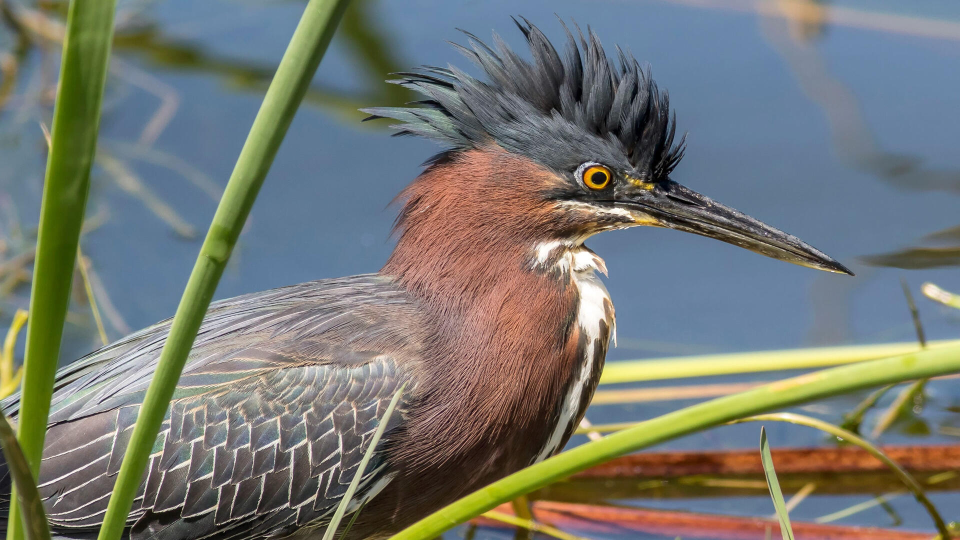
#> input picture Open+CV+Files/CONTENT FILES/bird.jpg, 1920 x 1080 px (shown at 1/2 size)
$ jupyter execute '13 Bilateral Filter.ipynb'
#> lines starting #> are read from the running program, lines starting #| are printed output that depends on the picture
[cell 1]
import cv2

[cell 2]
img = cv2.imread("bird.jpg")
#> img is the input picture: shape (1080, 1920, 3); mean B, G, R 114.6, 120.1, 116.8

[cell 3]
resize = cv2.resize(img , (520,520))
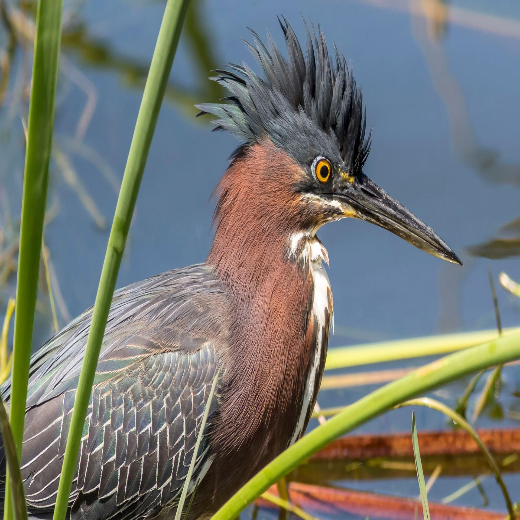
#> resize: shape (520, 520, 3); mean B, G, R 114.5, 120, 116.7

d = 7
sigmacolor = 100
sigmaspace = 100

b = cv2.bilateralFilter (resize , d, sigmacolor , sigmaspace)


$ run again, with Open+CV+Files/CONTENT FILES/highway.jpg copied over Open+CV+Files/CONTENT FILES/bird.jpg
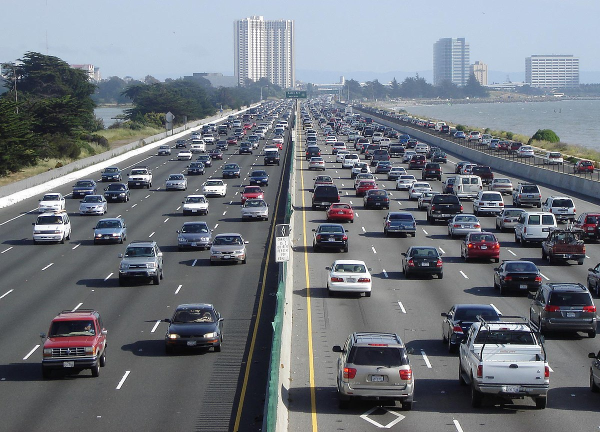
#> input picture Open+CV+Files/CONTENT FILES/highway.jpg, 1200 x 864 px (shown at 1/2 size)
#> img is the input picture: shape (864, 1200, 3); mean B, G, R 126.9, 119.3, 113.9
#> `resize = cv2.resize(img , (520,520))`:
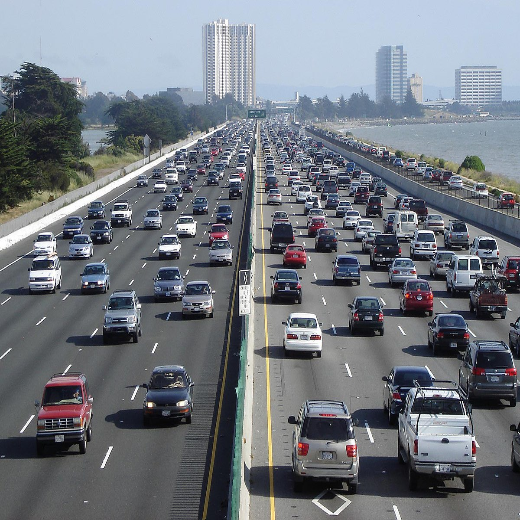
#> resize: shape (520, 520, 3); mean B, G, R 126.8, 119.2, 113.8

$ run again, with Open+CV+Files/CONTENT FILES/people.jpg copied over Open+CV+Files/CONTENT FILES/bird.jpg
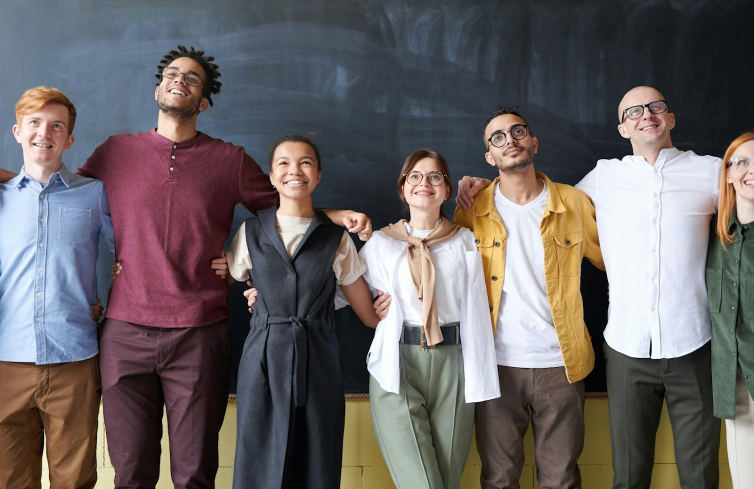
#> input picture Open+CV+Files/CONTENT FILES/people.jpg, 1507 x 977 px (shown at 1/2 size)
#> img is the input picture: shape (977, 1507, 3); mean B, G, R 100, 99.4, 105.6
#> `resize = cv2.resize(img , (520,520))`:
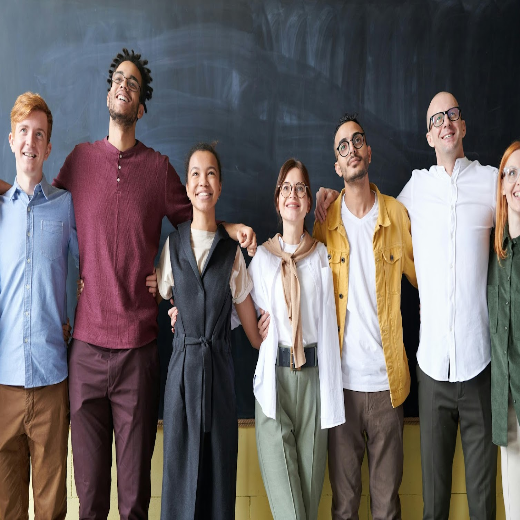
#> resize: shape (520, 520, 3); mean B, G, R 99.9, 99.3, 105.5
